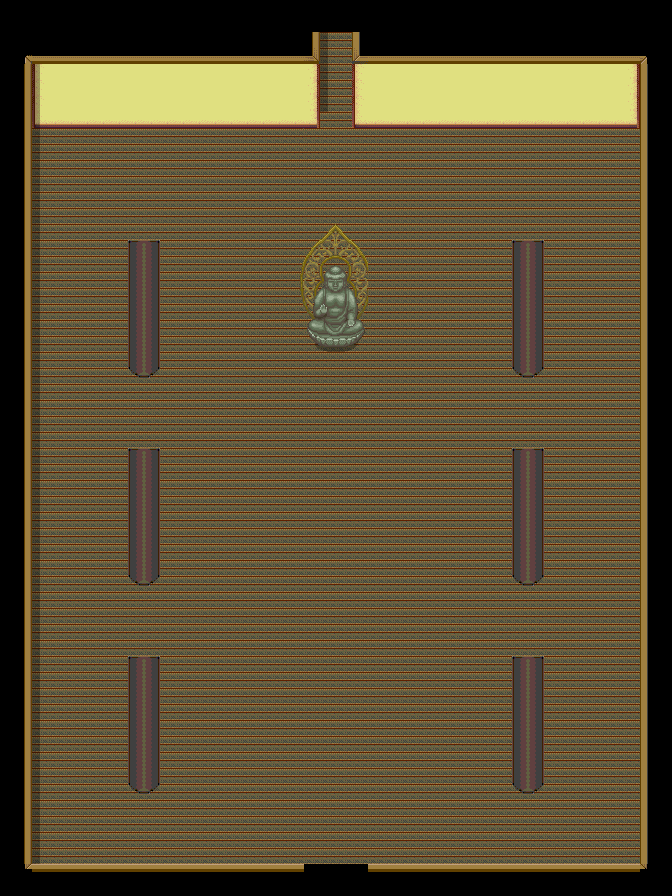

The image is a tile-based game level rendered from a .tmx file. Its description and source (layers, tilesets, objects; grid data summarised) follow:
An orthogonal 42x56 tile map with 16x16 px tiles, 9 tile layers (Base, MonoShita, butuzou, magoichi, ...), 6 tilesets and 19 objects.

<map version="1.0" orientation="orthogonal" renderorder="right-down" width="42" height="56" tilewidth="16" tileheight="16" backgroundcolor="#000000" nextobjectid="205">
 <tileset firstgid="1" name="ed" tilewidth="16" tileheight="16">
  <image source="ed.png" trans="aa55ff" width="480" height="256" />
 </tileset>
 <tileset firstgid="481" name="ST-Temp-E01_2" tilewidth="16" tileheight="16">
  <image source="ST-Temp-E01_2.png" trans="aa55ff" width="512" height="3200" />
 </tileset>
 <tileset firstgid="6881" name="syakanyorai2" tilewidth="16" tileheight="16">
  <image source="syakanyorai2.png" trans="aa55ff" width="192" height="128" />
 </tileset>
 <tileset firstgid="6977" name="ST-Sewer-01" tilewidth="16" tileheight="16">
  <image source="ST-Sewer-01.png" trans="aa55ff" width="256" height="1504" />
 </tileset>
 <tileset firstgid="8481" name="magoichi_0_0" tilewidth="16" tileheight="16">
  <image source="magoichi_0_0.png" trans="aa55ff" width="32" height="32" />
  <tile id="0">
   <properties>
    <property name="cc_vertexz" value="-11" />
   </properties>
  </tile>
  <tile id="1">
   <properties>
    <property name="cc_vertexz" value="-11" />
   </properties>
  </tile>
  <tile id="2">
   <properties>
    <property name="cc_vertexz" value="-11" />
   </properties>
  </tile>
  <tile id="3">
   <properties>
    <property name="cc_vertexz" value="-11" />
   </properties>
  </tile>
 </tileset>
 <tileset firstgid="8485" name="nadeshiko_0_0" tilewidth="16" tileheight="16">
  <image source="nadeshiko_0_0.png" trans="aa55ff" width="32" height="33" />
  <tile id="0">
   <properties>
    <property name="cc_vertexz" value="-11" />
   </properties>
  </tile>
  <tile id="1">
   <properties>
    <property name="cc_vertexz" value="-11" />
   </properties>
  </tile>
  <tile id="2">
   <properties>
    <property name="cc_vertexz" value="-11" />
   </properties>
  </tile>
  <tile id="3">
   <properties>
    <property name="cc_vertexz" value="-11" />
   </properties>
  </tile>
 </tileset>
 <layer name="Base" width="42" height="56">
  <properties>
   <property name="cc_vertexz" value="-14" />
  </properties>
  <data>[2352 cells, 2080 non-empty, 17 distinct tile ids]</data>
 </layer>
 <layer name="MonoShita" width="42" height="56">
  <properties>
   <property name="cc_vertexz" value="-13" />
  </properties>
  <data>[2352 cells, 36 non-empty, 6 distinct tile ids]</data>
 </layer>
 <layer name="butuzou" width="42" height="56">
  <properties>
   <property name="cc_vertexz" value="-11" />
  </properties>
  <data>[2352 cells, 22 non-empty, 22 distinct tile ids]</data>
 </layer>
 <layer name="magoichi" width="42" height="56">
  <properties>
   <property name="z" value="-10" />
  </properties>
  <data>[2352 cells, 4 non-empty, 4 distinct tile ids]</data>
 </layer>
 <layer name="nadeshiko" width="42" height="56">
  <properties>
   <property name="z" value="-10" />
  </properties>
  <data>[2352 cells, 4 non-empty, 4 distinct tile ids]</data>
 </layer>
 <layer name="hide" width="42" height="56">
  <properties>
   <property name="z" value="-10" />
  </properties>
  <data>[2352 cells, 8 non-empty, 1 distinct tile ids]</data>
 </layer>
 <objectgroup name="collision">
  <properties>
   <property name="cc_vertexz" value="-11" />
  </properties>
  <object id="183" x="128" y="336" width="32" height="32" />
  <object id="184" x="512" y="336" width="32" height="32" />
  <object id="185" x="512" y="544" width="32" height="32" />
  <object id="186" x="512" y="752" width="32" height="32" />
  <object id="187" x="128" y="752" width="32" height="32" />
  <object id="188" x="128" y="544" width="32" height="32" />
  <object id="189" x="0" y="864" width="304" height="32" />
  <object id="190" x="640" y="64" width="32" height="800" />
  <object id="192" x="352" y="0" width="288" height="128" />
  <object id="193" x="0" y="0" width="320" height="128" />
  <object id="194" x="304" y="320" width="64" height="32" />
  <object id="195" x="0" y="128" width="32" height="736" />
  <object id="200" x="304" y="864" width="64" height="32">
   <properties>
    <property name="objID" value="181" />
   </properties>
  </object>
  <object id="201" x="368" y="864" width="304" height="32" />
 </objectgroup>
 <objectgroup name="event">
  <object id="196" x="640" y="32" width="32" height="32">
   <properties>
    <property name="EventID" value="1" />
    <property name="trigger" value="0" />
   </properties>
  </object>
  <object id="197" x="304" y="864" width="64" height="32">
   <properties>
    <property name="EventID" value="2" />
    <property name="trigger" value="1" />
   </properties>
  </object>
  <object id="198" x="320" y="0" width="32" height="32">
   <properties>
    <property name="EventID" value="3" />
    <property name="trigger" value="1" />
   </properties>
  </object>
  <object id="199" x="304" y="864" width="64" height="32">
   <properties>
    <property name="EventID" value="5" />
    <property name="trigger" value="2" />
   </properties>
  </object>
  <object id="202" x="304" y="320" width="64" height="32">
   <properties>
    <property name="EventID" value="6" />
    <property name="trigger" value="2" />
   </properties>
  </object>
 </objectgroup>
 <layer name="shadow" width="42" height="56">
  <data>[2352 cells, 55 non-empty, 1 distinct tile ids]</data>
 </layer>
 <layer name="CharaUe" width="42" height="56">
  <data>[2352 cells, 72 non-empty, 12 distinct tile ids]</data>
 </layer>
 <layer name="CharaUe2" width="42" height="56">
  <data>[2352 cells, 30 non-empty, 30 distinct tile ids]</data>
 </layer>
</map>
